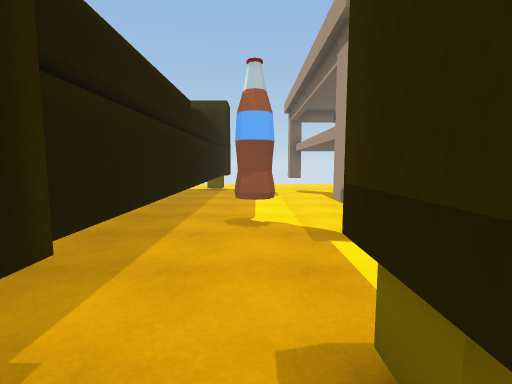
view 1 (above)

24 first-person views from a walk through a Unity game level. The camera is 1.5 m above the floor, tilts 6° down and sees 85° across. The floor is counted in squares, 1 m on a side. Each view is taken from the middle of a square. On the plan, view 1 faces up. The plan holds only what a view shows up to about 14 squares ahead; the rest is blank. The place goes on beyond the plan.

view 2
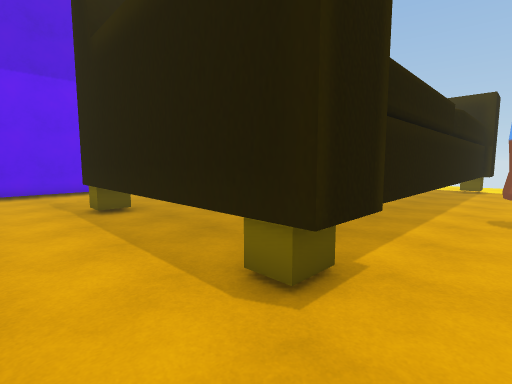

view 3
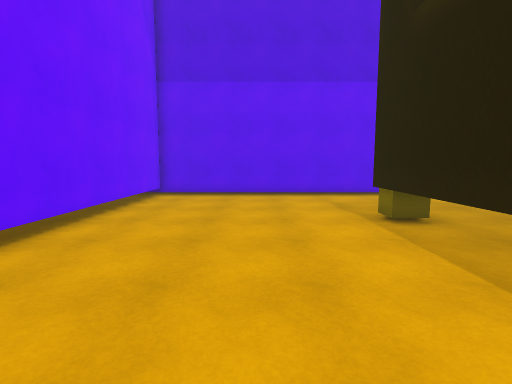

view 4
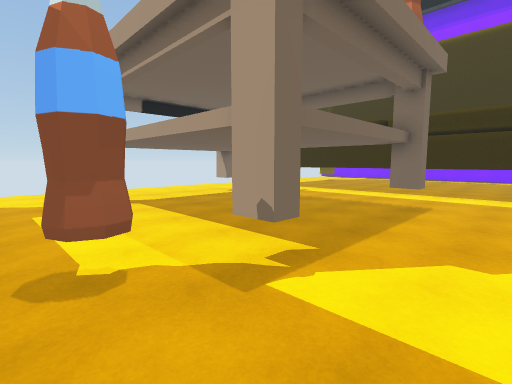

view 5
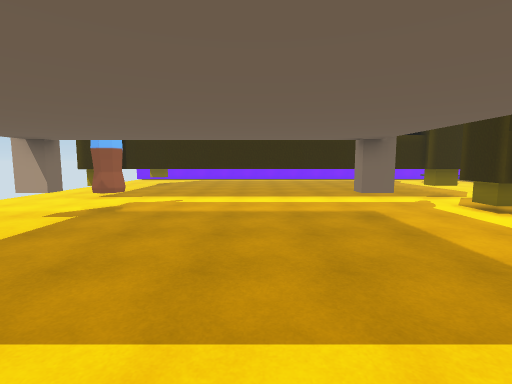

view 6
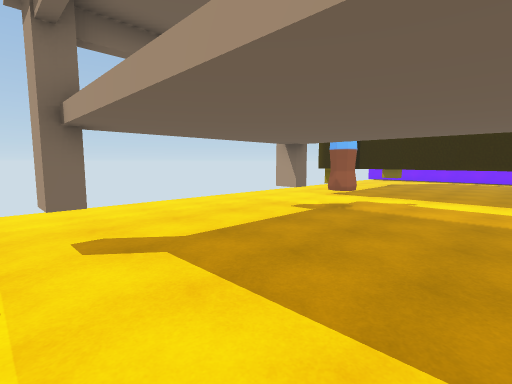

view 7
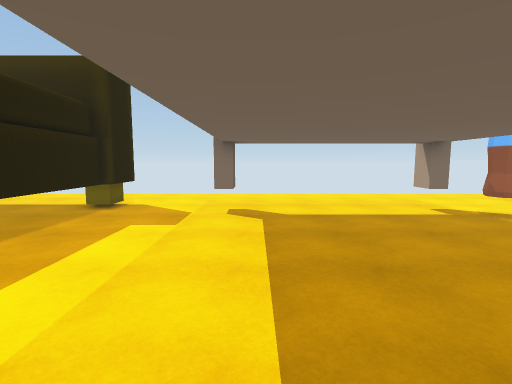

view 8
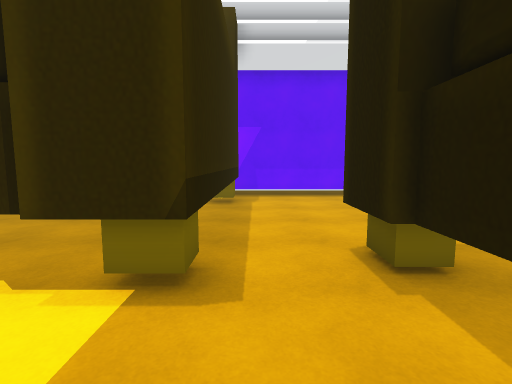

view 9
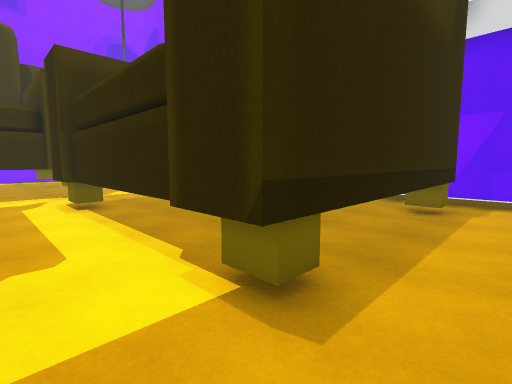

view 10
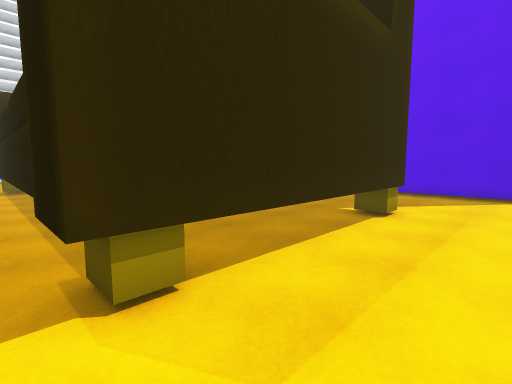

view 11
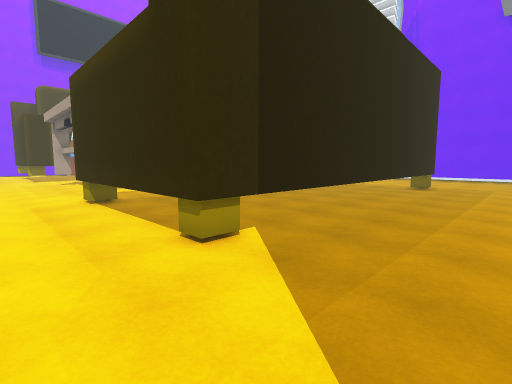

view 12
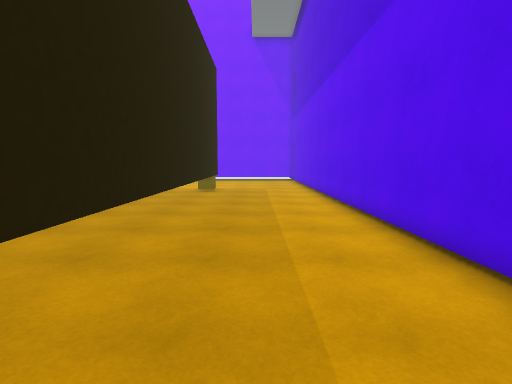

view 13
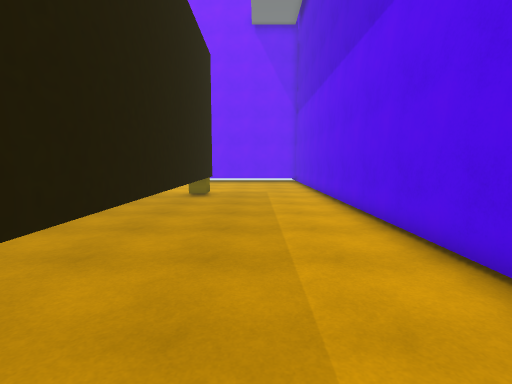

view 14
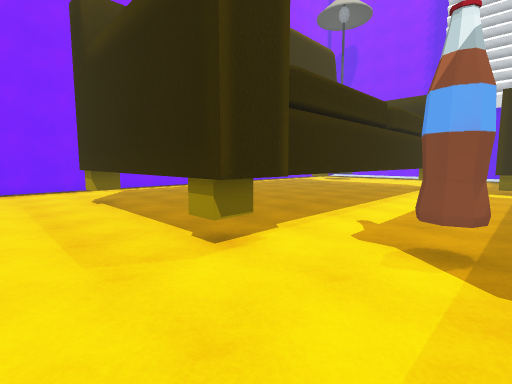

view 15
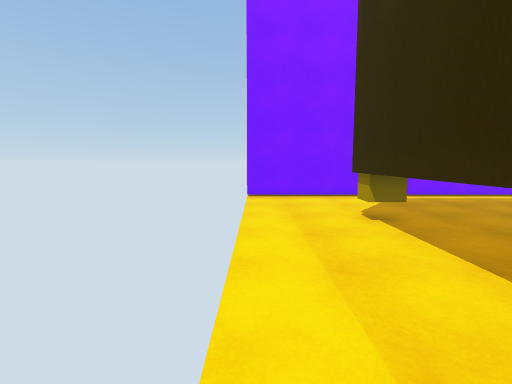

view 16
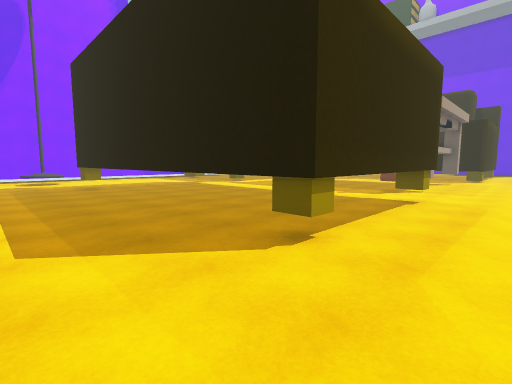

view 17
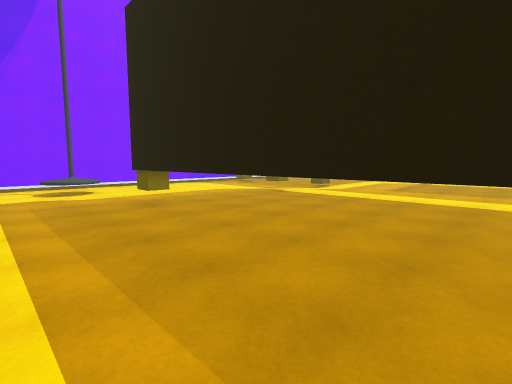

view 18
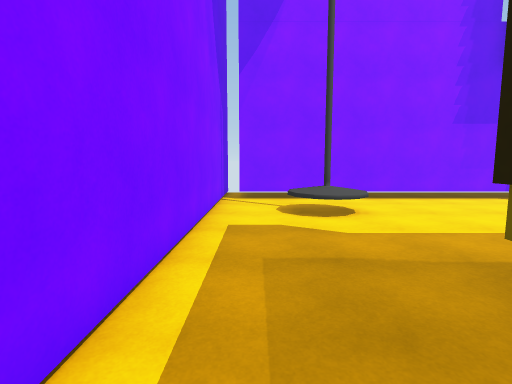

view 19
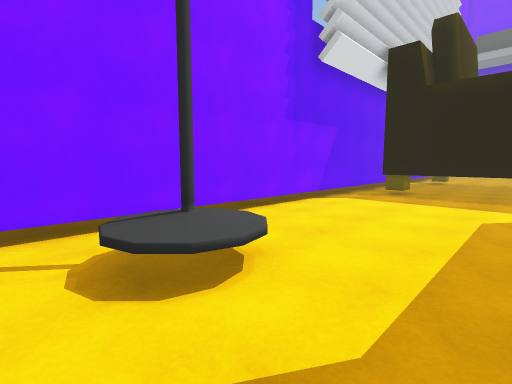

view 20
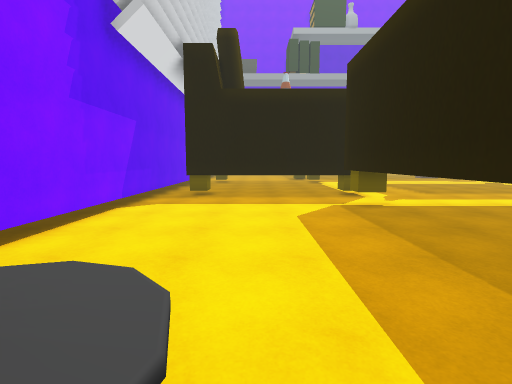

view 21
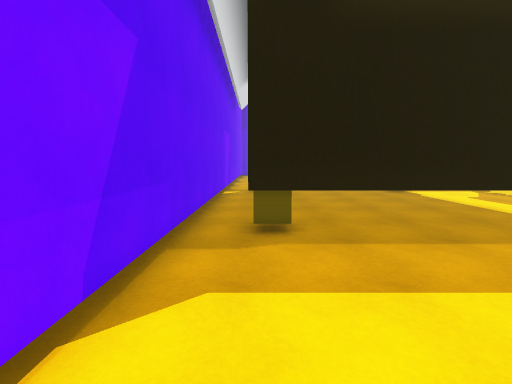

view 22
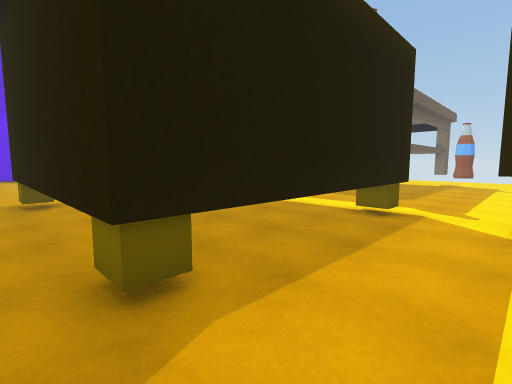

view 23
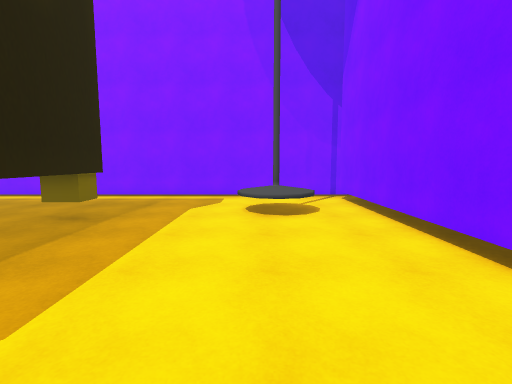

view 24
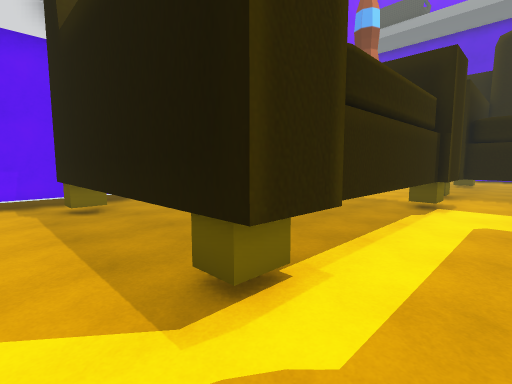

### Floor plan
Key: @ floor where view 1 was taken; # wall or solid block; . floor; ^ raised ledge; T thing the floor can be seen under or through; O other object.
Columns run from 15 left of view 1 to 26 right of it. Each row starts with its distance up from view 1.
 19  . ......................................#
 18 #........................................#
 17 #........................................#
 16 #....#^^^^^^^^..............TTTTTTTTT....#
 15 #....#^     ^^...#..........TT     TT....#
 14 #....#       ^...........O..T       T....#
 13 #....#       ^...........O..#       T....#
 12 #....#       ^..............#       T....#
 11 #....#       ^..............T       T....#
 10 #....#       ^..............T       #....#
  9 #....#       ^..............T       #....
  8 #....#       #..............T       #....
  7 #....#       ^.O............T       #....#
  6 #....#       ^.O.#..........T       #....#
  5 #....#       ^..............T       #....
  4 #....#       ^..............T       T....
  3 #....#       ^..............T       T....#
  2 #....#       ^..#^#TTTTT^#..T       T....#
  1 #....#^     ^^..^^      ^^..TT     TT....#
  0 #.....########.@^        ^..TTTT####.....#
 -1 #...............^        ^...............#
 -2 #...............^        ^...............#
 -3 #...............^        ^...............#
 -4 #...............^        ^..........^^^..#
 -5 #...............^^      ^^..........^^^..#
 -6 #...............#^^^^^^^^#...........^...#
 -7 #......... ..............................#
 -8 #########  ###############################

Positions as (right, up) in squares from view 1, and headings:
1: (0, 0), facing up
2: (0, -2), facing up-left
3: (-2, -3), facing left
4: (-1, 3), facing up-right
5: (1, 9), facing right
6: (1, 9), facing up-right
7: (3, 6), facing up
8: (0, 5), facing down
9: (-1, 4), facing down-right
10: (-1, 19), facing down-left
11: (-14, 19), facing down-right
12: (-12, 16), facing down
13: (-12, 14), facing down
14: (9, 19), facing down-right
15: (13, 19), facing right
16: (25, 19), facing down-left
17: (25, 11), facing down-left
18: (24, 4), facing down
19: (24, -1), facing down-left
20: (23, -3), facing left
21: (16, -6), facing left
22: (13, -7), facing up-left
23: (13, -4), facing right
24: (12, 4), facing down-left
